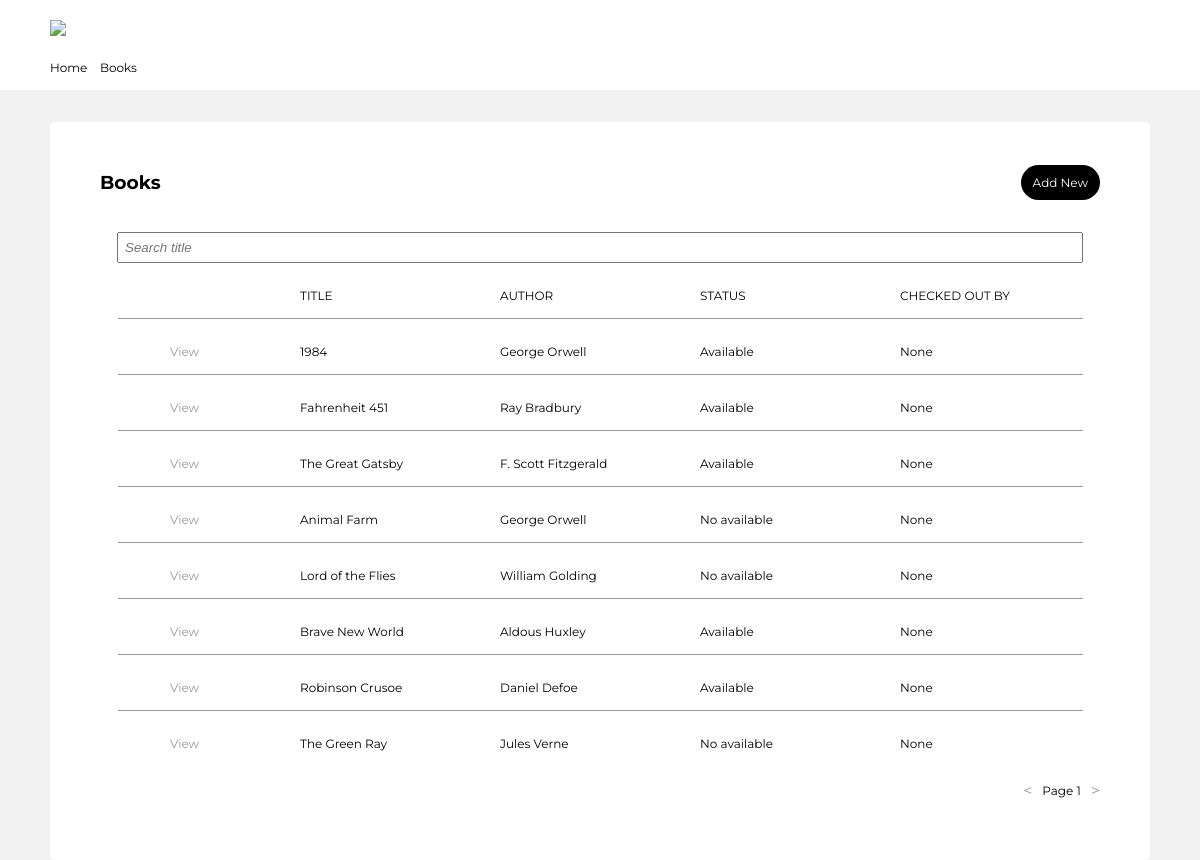
/books/, run on an earlier commit of the app's database.
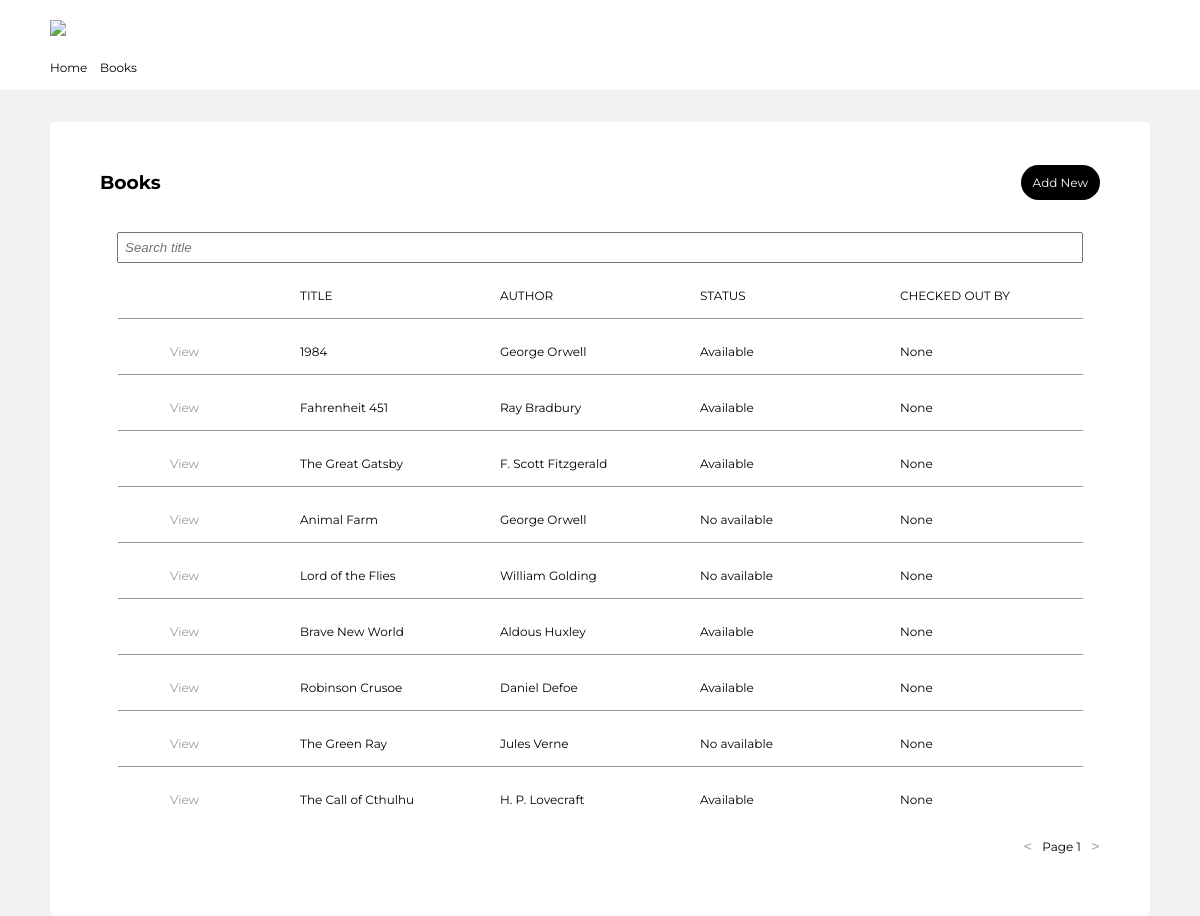
And on a later commit of the database.
### bookapp/models.py (models this page shows, shortened)
class Book(models.Model):
    title = models.CharField(max_length=200, null=True, blank=True)
    author = models.CharField(max_length=200, null=True, blank=True)
    STATUS = (
        ("Available", "Available"),
        ("No available", "No available"),
    )
    status = models.CharField(max_length=200, choices=STATUS, null=True, blank=True)
    CHECKED = (
        ("None", "None"),
    )
    checked = models.CharField(max_length=200, choices=CHECKED, null=True, blank=True)
    created = models.DateTimeField(auto_now_add=True)
    id = models.UUIDField(default=uuid.uuid1, unique=True, primary_key=True, editable=False)

### bookapp/views.py (the view)
# urls.py: path("books/", views.mainPage, name="mainPage"),
def mainPage(request):
    book, search_query = searchBook(request)
    context = {
        "book": book,
        "search_query": search_query,
    }
    return render(request, "bookapp/mainPage.html", context)

### bookapp/utils.py (called while the page is built)
def searchBook(request):
    search_query = ""
    if request.GET.get("search_query"):
        search_query = request.GET.get("search_query")
    book = Book.objects.distinct().filter(
        Q(title__icontains=search_query) |
        Q(author__icontains=search_query)
    )
    return book, search_query

### bookapp/templates/bookapp/mainPage.html
{% extends 'main.html' %}
{% block content %}
<section class="container">
    <div class="header">
      <h3>Books</h3>
      <a href="{% url 'add-book' %}" class="btn btn-header">Add New</a>
    </div >
    <div class="search">
      <form>
      <input type="text" name="search_query" value="{{search_query}}" placeholder="Search title">
      </form>
    </div>
    <header>
      <div class="col"></div>
      <div class="col">TITLE</div>
      <div class="col">AUTHOR</div>
      <div class="col">STATUS</div>
      <div class="col">CHECKED OUT BY</div>
    </header>
    {% for b in book %}
    <hr>
    <div class="row">
      <div class="col"><a href="{% url 'view-book' b.id %}" class="col-view">View</a></div>
      <div class="col">{{b.title|slice:"20"}}</div>
      <div class="col">{{b.author}}</div>
      <div class="col">{{b.status}}</div>
      <div class="col">{{b.checked}}</div>
    </div>
    {% endfor %}
    <div class="pagination">
      <a href="#">&#60;</a>
      <p>Page 1</p>
      <a href="#">&#62;</a>
    </div>
</section>
{% endblock content %}

### templates/main.html (shortened to what this page needs)
<!DOCTYPE html>
{% load static %}
<html lang="en">
<head>
    <link rel="stylesheet" href="{% static 'styles/main.css' %}">
</head>
<body>
    {% include 'navbar.html' %}
    {% block content %}
    {% endblock content %}
</body>
</html>

### templates/navbar.html
<section class="navbar">
    <div class="nav-img">
      <a href="{% url 'home' %}"><img src="https://cdn-icons-png.flaticon.com/512/29/29302.png"></a>
    </div>
    <div class="nav-btns">
        <a href="{% url 'home' %}" class="btn-home">Home</a>
        <a href="{% url 'mainPage' %}" class="btn-books">Books</a>
    </div>
  </section>

### static/styles/main.css (style rules this page uses)
body { background-color: #F2F2F2; margin: 0; font-family: 'Montserrat', sans-serif; }
.navbar { background-color: #fff; padding: 20px; }
.nav-btns { max-width: 1100px; margin: 20px auto 30px auto; position: relative; }
.nav-btns a { font-size: 12px; text-decoration: none; color: #000; }
.btn-home { position: absolute; }
.btn-books { position: absolute; left: 50px; }
.nav-img { max-width: 1100px; margin: 0 auto; }
.container { background-color: #fff; max-width: 1000px; margin: 0 auto; margin-top: 2em; border-radius: 5px; padding: 50px; padding-top: 30px; }
img { max-width: 30px; }
.header { display: flex; align-items: center; }
.btn-header { margin-left: auto; }
.btn { background-color: #000; color: #fff; font-size: 12px; text-decoration: none; padding: 10px 12px; border-radius: 25px; }
.search { margin-top: 20px; width: auto; }
input[type="text"] { width: 95%; padding: 6px 6px; display: block; margin: 0 auto; font-style: italic; }
hr { border-style: solid none none none; color: #999999; max-width: 965px; margin: 15px auto 0 auto; }
header, .row { display: flex; font-size: 12px; padding-top: 25px; }
.col { flex: 1; }
.col-view { padding-left: 70px; text-decoration: none; color: #999999; }
.pagination { display: flex; width: auto; padding-top: 20px; align-items: center; justify-content: flex-end; gap: 10px; }
.pagination p { font-size: 12px; }
.pagination a { text-decoration: none; color: #999999; }

What changed in the data, as far as the page shows it:
added Book: title "The Call of Cthulhu", author "H. P. Lovecraft", status "Available", checked "None"
